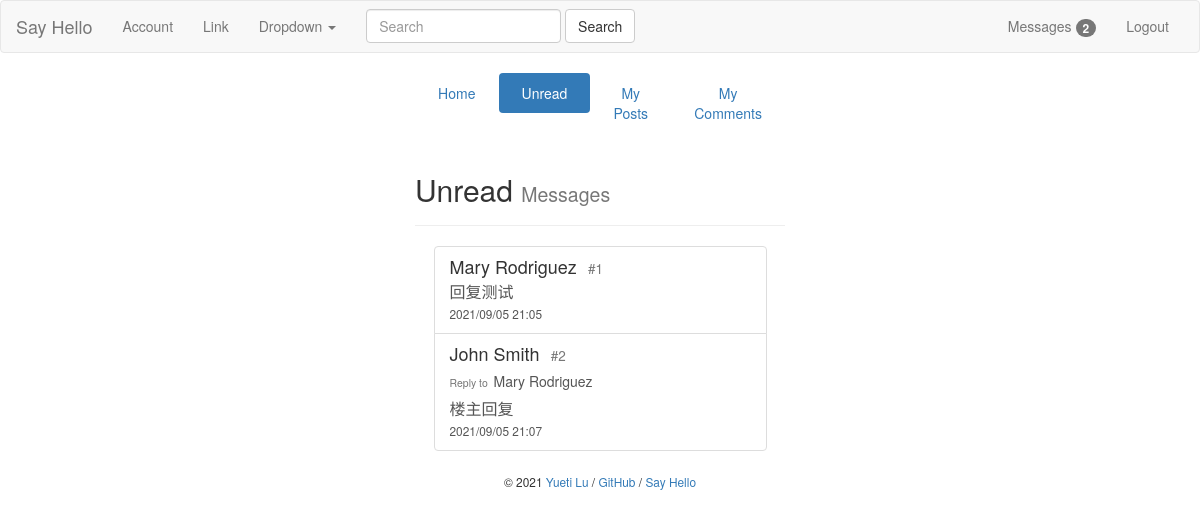
Page /admin/unreadMessages (signed in) on the earlier database version.
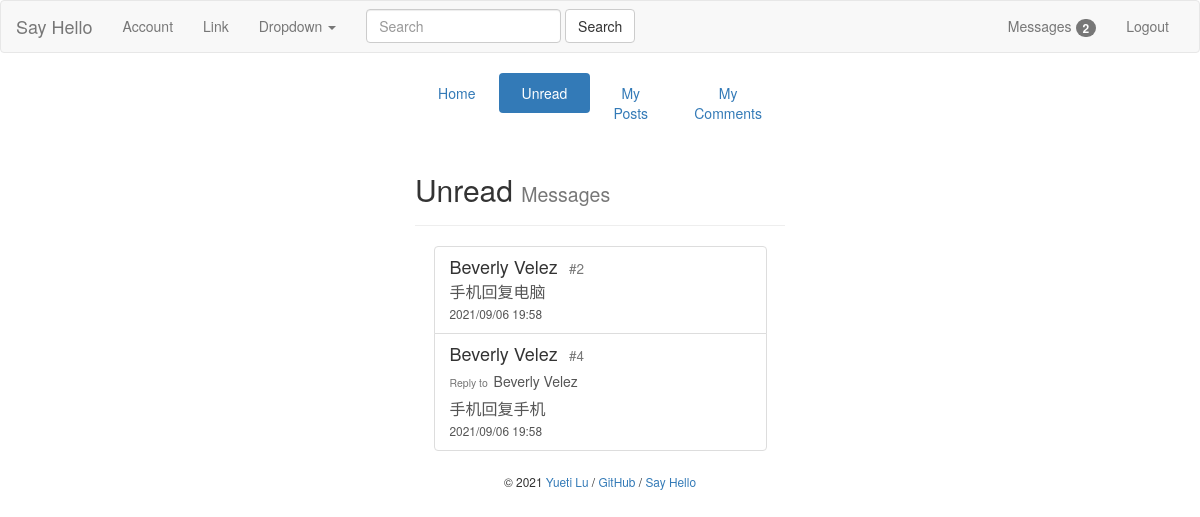
Same page on the later database version.
### bluelog/models.py (models this page shows)
class Comment(db.Model):
    id = db.Column(db.Integer, primary_key=True)
    name = db.Column(db.String(30))
    body = db.Column(db.Text)
    replyTo = db.Column(db.String(30))
    commentFloor = db.Column(db.Integer)
    from_admin = db.Column(db.Boolean, default=False)
    timestamp = db.Column(db.DateTime, default=datetime.now, index=True)
    post_id = db.Column(db.Integer, db.ForeignKey('post.id'))
    post = db.relationship('Post', back_populates='comments')
    user_id = db.Column(db.Integer, db.ForeignKey('user.id'))
    user = db.relationship('User', back_populates='comments')

### bluelog/blueprints/admin.py (the view)
@admin_bp.route('/unreadMessages')
def manageUnreadMessages():
    if not current_user.is_authenticated:
        return redirect(url_for('blog.index'))
    else:
        unreadMessages = UnreadMessage.query.filter(and_(UnreadMessage.user_id == current_user.id,
                                                         UnreadMessage.haveRead == 0)).all()
        unreadMessages = Comment.query.filter(Comment.id.in_([unreadMessage.comment_id for unreadMessage in unreadMessages])).all()
        return render_template('admin/manageUnreadMessage.html', comments=unreadMessages)

### bluelog/forms.py
class SearchForm(FlaskForm):
    body = StringField('SearchMessage', validators=[DataRequired()])
    submit = SubmitField('Search')

### bluelog/__init__.py (called while the page is built)
def register_template_context(app):
    @app.context_processor
    def injectSearchForm():
        searchForm = SearchForm()
        return dict(searchForm=searchForm)
    @app.context_processor
    def injectUnreadMessage():
        if current_user.is_authenticated:
            user = User.query.get(current_user.id)
            unreadMessageNum = UnreadMessage.query.filter(and_(UnreadMessage.user_id == user.id,
                                                               UnreadMessage.haveRead == 0)).count()
            return dict(unreadMessageNum=unreadMessageNum)
        else:
            return dict(unreadMessageNum=0)

### bluelog/extensions.py (called while the page is built)
@login_manager.user_loader
def load_user(user_id):
    from bluelog.models import User
    user = User.query.get(int(user_id))
    return user

### bluelog/templates/admin/manageUnreadMessage.html
{% extends 'base.html' %}
{% from "macros.html" import show_flash with context %}
{% from "macros.html" import show_footer %}
{% from "macros.html" import show_comment_in_href %}
{% block content %}
    <div class="col-md-4"></div>
    <div class="col-md-4">
        <ul class="nav nav-pills nav-justified">
            <li role="presentation"><a href="{{ url_for('admin.index') }}">Home</a></li>
            <li role="presentation" class="active"><a href="{{ url_for('admin.manageUnreadMessages') }}">Unread</a></li>
            <li role="presentation"><a href="{{ url_for('admin.managePosts') }}">My Posts</a></li>
            <li role="presentation"><a href="{{ url_for('admin.manageComments') }}">My Comments</a></li>
        </ul>
        <div class="page-header">
            <h2>Unread <small>Messages</small></h2>
        </div>
        <ul class="list-group" style="margin:0 auto; width:90%">
            {% for comment in comments %}
                {{ show_comment_in_href(comment) }}
            {% endfor %}
        </ul>
        {{ show_footer() }}
    </div>
    <div class="col-md-4"></div>
{% endblock content %}

### bluelog/templates/macros.html (shortened to what this page needs)
{% macro show_footer() %}
    <footer class="text-center" style="margin-top: 20px;">
        <small> &copy; 2021 <a href="https://github.com/luyueti111" title="Written by Grey Li">Yueti Lu</a> /
            <a href="https://github.com/luyueti111/Bluelog" title="Fork me on GitHub">GitHub</a> /
            <a href="{{ url_for('blog.hello') }}" title="A HelloFlask project">Say Hello</a>
        </small>
    </footer>
{% endmacro %}
{% macro show_comment_in_href(comment) %}
    {% set post = comment.post %}
    <a class="list-group-item" href="{{ url_for('blog.replyPage', post_id=comment.post_id) }}">
        {% if comment.name == post.name %}
            <h4 class="list-group-item-heading text-info">{{ comment.name }}<small>&nbsp;&nbsp;&nbsp;#{{ comment.commentFloor }}</small>
            </h4>
        {% else %}
            <h4 class="list-group-item-heading">{{ comment.name }}<small>&nbsp;&nbsp;&nbsp;#{{ comment.commentFloor }}</small>
            </h4>
        {% endif %}
        {% if comment.replyTo is not none %}
            <h5><small>Reply to&nbsp;&nbsp;</small>{{ comment.replyTo }}</h5>
        {% endif %}
        <p class="list-group-item-text"
           style="width: 100%; word-break: break-all; word-wrap: break-word; font-size: medium">{{ comment.body }}</p>
        <small>
            {{ comment.timestamp.strftime('%Y/%m/%d %H:%M') }}
        </small>
    </a>
{% endmacro %}

Differences in the rows shown:
no longer on this page (row edited): Comment: name "Mary Rodriguez", commentFloor "1", body "回复测试", timestamp "2021/09/05 21:05"
removed Comment: name "John Smith", commentFloor "2", replyTo "Mary Rodriguez", body "楼主回复", timestamp "2021/09/05 21:07"
added Comment: name "Beverly Velez", commentFloor "2", body "手机回复电脑", timestamp "2021/09/06 19:58"
added Comment: name "Beverly Velez", commentFloor "4", replyTo "Beverly Velez", body "手机回复手机", timestamp "2021/09/06 19:58"
